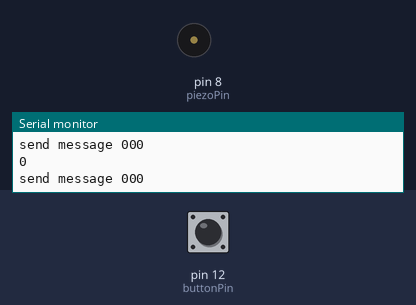
This sketch was run on a simulated Arduino Uno, built with avr-gcc and run on an emulated ATmega328P. On the bench: buzzer (waves = sounding), the last lines printed to the serial monitor. The inputs (shaded band) are chosen by the test bench; at power-on: pin 12 (buttonPin) LOW. No radio packets arrive unless stated.

Above: at 1.7 s.
1.8 s: pin 12 (buttonPin) pulled HIGH for 0.15 s
At 3.0 s:
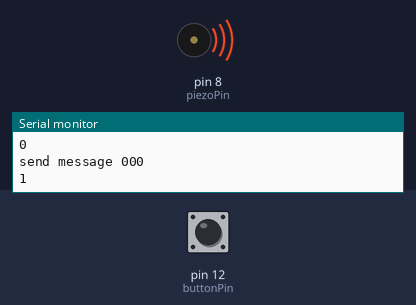
4.9 s: pin 12 (buttonPin) pulled HIGH for 3.2 s
10.5 s: pin 12 (buttonPin) pulled HIGH for 1 s
At 10.9 s:
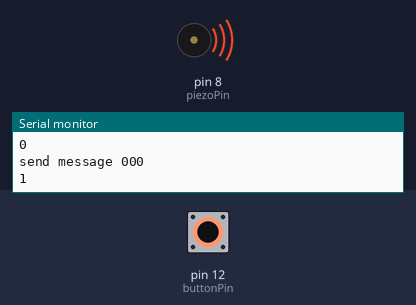
14.5 s: pin 12 (buttonPin) pulsed HIGH 2 times (0.12 s each, 0.3 s apart)
At 18.6 s:
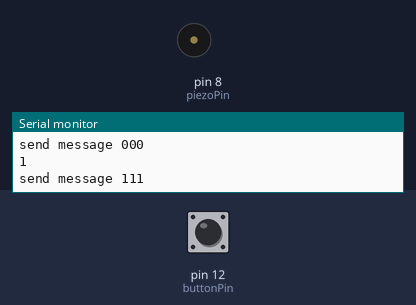
Timing chart, 0 to 19.1 s (numbered marks = the images above; inputs shaded):
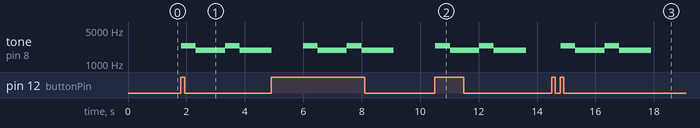

Measured:
- after the input at 1.8 s, tone on pin 8 (piezoPin): alternates 2400 Hz for 0.50 s and 1900 Hz for 1.0 s, starting at once
- after the input at 10.5 s, tone on pin 8 (piezoPin): plays 2400 Hz for 0.50 s, 1900 Hz for 1.0 s, 2400 Hz for 0.50 s, 1900 Hz for 1.1 s, starting at once
- after the input at 14.5 s, tone on pin 8 (piezoPin): plays 2400 Hz for 0.50 s, 1900 Hz for 1.0 s, 2400 Hz for 0.50 s, 1900 Hz for 1.1 s, starting after 0.31 s

The sketch:

interphone.ino
```cpp
#include <VirtualWire.h>


const int buttonPin = 12;               // Connect sensor to input pin 3
const int rfPin = 7;
const int piezoPin = 8;
const int hz01=2400;
const int hz02=1900;

void setup() {
  Serial.begin(9600);
  pinMode(buttonPin, INPUT);
  pinMode(rfPin, OUTPUT);
  pinMode(piezoPin, OUTPUT);
  vw_set_tx_pin(rfPin);
  vw_setup(2000);

  delay(500);
}

void loop(){
  int val = digitalRead(buttonPin);

  Serial.println(val);

  if(val==HIGH){
    tone(piezoPin, hz01);
    delay(500);
    tone(piezoPin, hz02);
    delay(1000);
    tone(piezoPin, hz01);
    delay(500);
    tone(piezoPin, hz02);
    delay(1100);
    noTone(piezoPin);
    Serial.println("send message 111");
    send("111");
    delay(1000);

  }else{

    Serial.println("send message 000");
    send("000");
    delay(50);

  }

  delay(10);

}
void send (char *message)
{
  vw_send((uint8_t *)message, strlen(message));
  vw_wait_tx();
}
```
